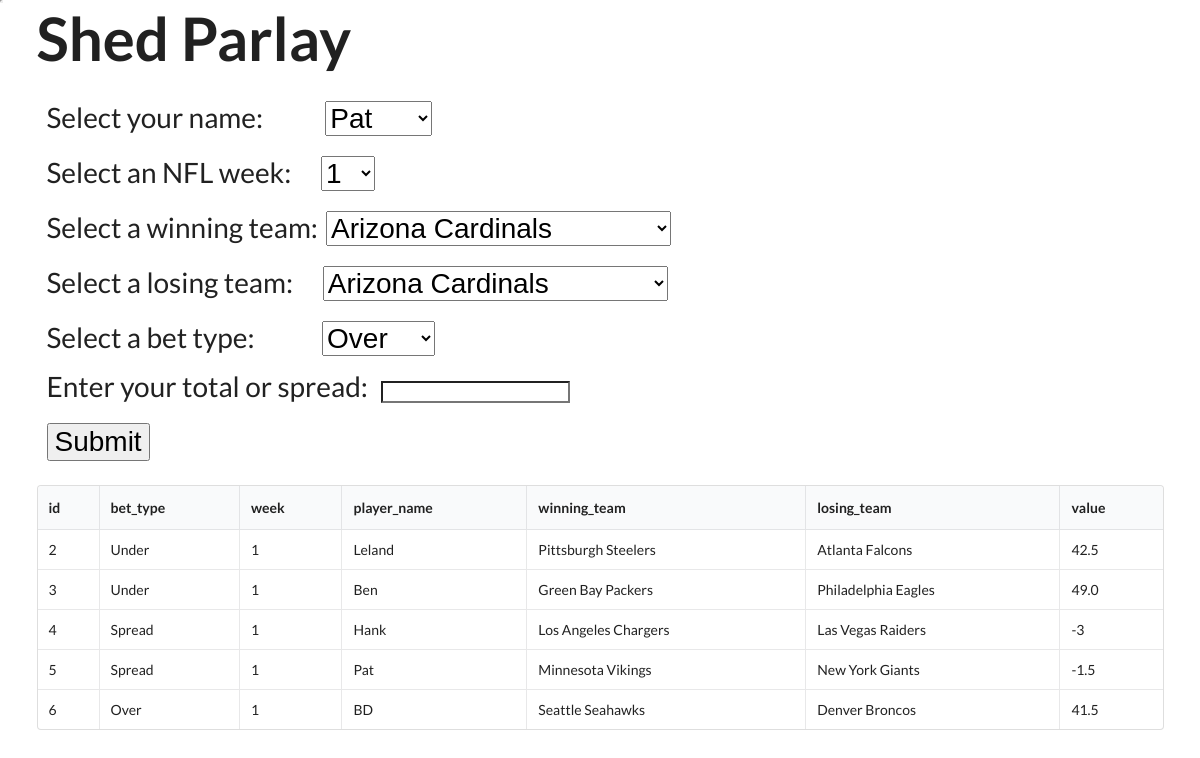
The page / on the database its author committed.
### models.py (models this page shows)
class Bet(Base):
    __tablename__ = "bets"
    id = Column(Integer, primary_key=True, index=True)
    week = Column(Integer)
    bet_type = Column(String, unique=False, index=True)
    player_name = Column(String, unique=False, index=True)
    winning_team = Column(String, unique=False, index=True)
    losing_team = Column(String, unique=False, index=True)
    value = Column(String, unique=False, index=True)
    active_flag = Column(String, unique=False, index=True)

### main.py (the view)
@app.get("/")
def home(request: Request, db: Session = Depends(get_db)):
    bets = db.query(Bet).filter(Bet.active_flag == 'active')
    return templates.TemplateResponse("home.html", {
        "request": request,
        "bets": bets
    })

### templates/home.html (shortened to what this page needs)
{% extends "layout.html" %}
{% block content %}
<form action="/bet" method="POST" target="hiddenFrame" id="myForm" class="grid-container2">
 <div>
  <label for="player_names">Select your name:&nbsp;&nbsp;&nbsp;&nbsp;&nbsp;&nbsp;&nbsp;&nbsp;&nbsp;&nbsp;&nbsp;</label>
  <select name="player_name" id="player_names">
      <option value="Pat">Pat</option>
  </select>
 </div>
 <div>
  <label for="weeks">Select an NFL week:&nbsp;&nbsp;&nbsp;&nbsp;&nbsp;</label>
  <select name="week" id="weeks">
      <option value=1>1</option>
  </select>
 </div>
 <div>
  <label for="winning_teams">Select a winning team:&nbsp;</label>
  <select name="winning_team" id="winning_teams">
      <option value="Arizona Cardinals">Arizona Cardinals</option>
  </select>
 </div>
 <div>
  <label for="losing_teams">Select a losing team:&nbsp;&nbsp;&nbsp;&nbsp;&nbsp;</label>
  <select name="losing_team" id="losing_teams">
      <option value="Arizona Cardinals">Arizona Cardinals</option>
  </select>
 </div>
 <div>
  <label for="bet_types">Select a bet type:&nbsp;&nbsp;&nbsp;&nbsp;&nbsp;&nbsp;&nbsp;&nbsp;&nbsp;&nbsp;&nbsp;&nbsp;</label>
  <select name="bet_type" id="bet_types">
      <option value="Over">Over</option>
  </select>
 </div>
 <div>
   <label for="values">Enter your total or spread:&nbsp;&nbsp;</label>
   <input type="text" name="value" id="value" required>
 </div>
 <div>
  <button type="submit" onClick=" setTimeout(function() {
    window.location.reload();
}, 500);">Submit</button>
 </div>
</form>
<table class="ui celled table">
    <thead>
      <tr><th>id</th>
      <th>bet_type</th>
      <th>week</th>
      <th>player_name</th>
      <th>winning_team</th>
      <th>losing_team</th>
      <th>value</th>
    </tr></thead>
    <tbody>
      {% for bet in bets %}
      <tr>
        <td>{{ bet.id }}</td>
        <td>{{ bet.bet_type }}</td>
        <td>{{ bet.week }}</td>
        <td>{{ bet.player_name }}</td>
        <td>{{ bet.winning_team }}</td>
        <td>{{ bet.losing_team }}</td>
        <td>{{ bet.value }}</td>
      </tr>
      {% endfor %}
    </tbody>
  </table>
{% endblock %}

### templates/layout.html (shortened to what this page needs)
<html>
    <head>
        <link rel="stylesheet" href="https://cdn.jsdelivr.net/npm/semantic-ui@2.5.0/dist/semantic.min.css">
    </head>
    <body>
        <div class="ui container">
            <h2 class="bigger-text">Shed Parlay</h2>
            {% block content %}
            {% endblock %}
        </div>
    </body>
</html>

### templates/layout.html (style rules this page uses)
.bigger-text { font-size: 60px; }

### templates/home.html (style rules this page uses)
.grid-container2 { display: grid; grid-template-columns: repeat(1, 1fr); gap: 20px; padding: 10px; width: 100%; }
label, select, button { font-size: 28px; }

### rows shown on the page
Bet: id "2", bet_type "Under", week "1", player_name "Leland", winning_team "Pittsburgh Steelers", losing_team "Atlanta Falcons", value "42.5"
Bet: id "3", bet_type "Under", week "1", player_name "Ben", winning_team "Green Bay Packers", losing_team "Philadelphia Eagles", value "49.0"
Bet: id "4", bet_type "Spread", week "1", player_name "Hank", winning_team "Los Angeles Chargers", losing_team "Las Vegas Raiders", value "-3"
Bet: id "5", bet_type "Spread", week "1", player_name "Pat", winning_team "Minnesota Vikings", losing_team "New York Giants", value "-1.5"
Bet: id "6", bet_type "Over", week "1", player_name "BD", winning_team "Seattle Seahawks", losing_team "Denver Broncos", value "41.5"
